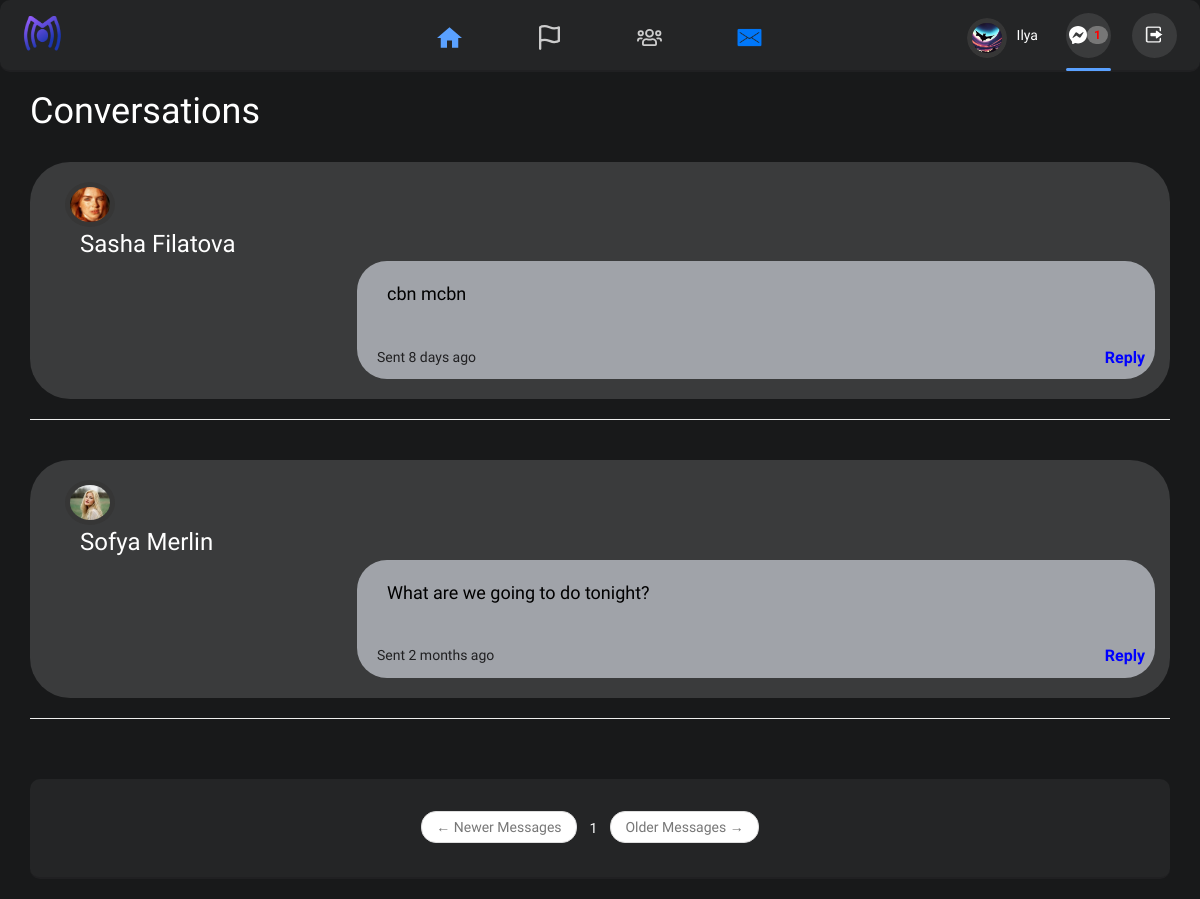
Screenshot of /messages (signed in) with the database file from the repository.
### flowmes/models.py (models this page shows, shortened)
class User(UserMixin, db.Model):
    id = db.Column(db.Integer, primary_key=True)
    f_name = db.Column(db.String(64), index=True, nullable=False)
    l_name = db.Column(db.String(64), index=True, nullable=False)
    username = db.Column(db.String(128), index=True, nullable=False)
    dob = db.Column(db.DateTime, nullable=True, index=True)
    gender = db.Column(db.String(6), index=True, nullable=True)
    email = db.Column(db.String(120), index=True, unique=True, nullable=False)
    password_hash = db.Column(db.String(128))
    cover_image = db.Column(db.String(20), default='default.jpeg')
    profile_image = db.Column(db.String(20), default='default.jpg')
    story_image = db.Column(db.String(20))
    about_me = db.Column(db.String(140), default='No Bio')
    last_seen = db.Column(db.DateTime, default=datetime.utcnow)
    school = db.Column(db.String(140), default="No data")
    hometown = db.Column(db.String(140), default="No data")
    location = db.Column(db.String(140), default="No data")
    relationship = db.Column(db.String(140), default="No data")
    posts = db.relationship('Post', backref='author', lazy='dynamic')
    stories = db.relationship('Story', backref='author', lazy='dynamic')
    comments = db.relationship('Comment', backref='author', lazy='dynamic')
    likes = db.relationship('Like', backref='author', lazy='dynamic')
    followed = db.relationship(
        'User', secondary=followers,
        primaryjoin=(followers.c.follower_id == id),
        secondaryjoin=(followers.c.followed_id == id),
        backref=db.backref('followers', lazy='dynamic'), lazy='dynamic')
    messages_sent = db.relationship('Message',
                                    foreign_keys='Message.sender_id',
                                    backref='author', lazy='dynamic')
    messages_received = db.relationship('Message',
                                        foreign_keys='Message.recipient_id',
                                        backref='recipient', lazy='dynamic')
    last_message_read_time = db.Column(db.DateTime)
    def new_messages(self):
        last_read_time = self.last_message_read_time or datetime(1900, 1, 1)
        return Message.query.filter_by(recipient=self).filter(
            Message.timestamp > last_read_time).count()

class Message(db.Model):
    id = db.Column(db.Integer, primary_key=True)
    sender_id = db.Column(db.Integer, db.ForeignKey('user.id'))
    recipient_id = db.Column(db.Integer, db.ForeignKey('user.id'))
    body = db.Column(db.String(140))
    image = db.Column(db.String(20))
    timestamp = db.Column(db.DateTime, index=True, default=datetime.utcnow)

### flowmes/routes.py (the view)
@app.route('/messages', methods=['GET', 'POST'])
@login_required
def messages():
    current_user.last_message_read_time = datetime.utcnow()
    db.session.commit()
    page = request.args.get('page', 1, type=int)
    messages = current_user.messages_received.order_by(
        Message.timestamp.desc()).paginate(
            page, app.config['POSTS_PER_PAGE'], False)
    next_url = url_for('messages', page=messages.next_num) \
        if messages.has_next else None
    prev_url = url_for('messages', page=messages.prev_num) \
        if messages.has_prev else None
    return render_template('messages.html', messages=messages,
                           next_url=next_url, prev_url=prev_url, title="Messages")

### flowmes/models.py (called while the page is built)
@login.user_loader
def load_user(id):
    return User.query.get(int(id))

### flowmes/routes.py (called while the page is built)
@app.before_request
def before_request():
    if current_user.is_authenticated:
        current_user.last_seen = datetime.utcnow()
        db.session.commit()

### flowmes/templates/messages.html (shortened to what this page needs)
{% extends "base.html" %}
{% import 'bootstrap/wtf.html' as wtf %}
{% set active_page = "chat" %}
{% block styles %}
{{super()}}
{% endblock %}
{% block app_content %}
<div class="container">
    <h1>Conversations</h1>
    <br>
    {% for post in messages.items %}
<div class="chat">
    <div class="container">
        <div class="profile">
            <a href="{{url_for('user', username=post.author.username)}}">
                <img src="{{url_for('static', filename='img/avatar/' + post.author.profile_image)}}" alt="">
                <span>{{ post.author.f_name }} {{ post.author.l_name }}</span></a>
        </div>
        <div class="desc">
            {% if current_user == post.author %}
            <p class="body"> {{ post.body }}</p>
            <a href="{{url_for('edit_post', id= post.id)}}"> <span class="label label-primary">Edit</span></a>
            {% else %}
            <p class="body"> {{ post.body }}</p>
            {% endif %}
        <span ><a href="{{url_for('send_message', recipient=post.author.username)}}" >Reply</a></span>
            <span class="time">Sent {{moment(post.timestamp).fromNow()}}</span>
        </div>
    </div>
</div>
<hr>
<br>
    {% endfor %}
    <nav aria-label="..." class='pager'>
        <ul class="pager">
            <li class="previous{% if not prev_url %} disabled{% endif %}">
                <a href="{{ prev_url or '#' }}">
                    <span aria-hidden="true">&larr;</span> Newer Messages
                </a>
            </li>
            {% for page_num in messages.iter_pages(left_edge=1, right_edge=1, left_current=1, right_current=2) %}
                {% if page_num %}
                {% if messages.page_num == page_num %}
                    <a class="btn btn-info mb-4 active" href="{{ url_for('index', page=page_num)}}">{{page_num}}</a>
                {% else %}
                <a class="btn btn-outline-info mb-4" href="{{ url_for('index', page=page_num)}}">{{page_num}}</a>
                {% endif %}
                {% else  %}
                    ...
                {% endif %}
            {% endfor %}
            <li class="next{% if not next_url %} disabled{% endif %}">
                <a href="{{ next_url or '#' }}">
                    Older Messages <span aria-hidden="true">&rarr;</span>
                </a>
            </li>
        </ul>
    </nav>
</div>
{% endblock %}

### flowmes/templates/base.html (shortened to what this page needs)
{% extends 'bootstrap/base.html' %}
{% block head %}
{{super()}}
{% endblock %}
{% block styles %}
{{super()}}
    <link rel="stylesheet" href="{{url_for('static', filename='css/owl.theme.default.css')}}">
    <link rel="stylesheet" href="{{url_for('static', filename='css/owl.carousel.min.css')}}">
    <link rel="stylesheet" href="{{url_for('static', filename='css/style.css')}}">
{% endblock %}
{% block navbar %}
    {% if current_user.is_authenticated %}
    <nav class="desktop-nav">
        <div class="left-side">
            <div class="logo">
                <a href="{{url_for('index')}}"><img src="{{url_for('static', filename='img/icons/flowmes.svg')}}" alt="" title='FlowMes'></a>
            </div>
        </div>
        <a href="{{url_for('index')}}">
        <div class="tabs">
            <div class="tab-icon {{'active' if active_page == 'index' }}">
                <div class="icon">
                    <img src="{{url_for('static', filename='img/icons/home.svg')}}" alt="" title="Home">
                </div>
            </div>
        </a>
            <a href="{{url_for('explore')}}">
            <div class="tab-icon {{'active' if active_page == 'explore' }}">
                <div class="icon">
                    <img src="{{url_for('static', filename='img/icons/flag.svg')}}" alt="" title="Explore" >
                </div>
            </div>
            </a>
            <a href="{{url_for('users')}}">
            <div class="tab-icon {{'active' if active_page == 'users' }}">
                <div class="icon">
                    <img src="{{url_for('static', filename='img/icons/users.svg')}}" alt="" title="Users">
                </div>
            </div>
            </a>
            <a href="{{url_for('messaging')}}">
            <div class="tab-icon {{'active' if active_page == 'messaging' }}">
                <div class="icon">
                    <img src="{{url_for('static', filename='img/icons/chat.png')}}" alt="" title="Messaging">
                </div>
            </div>
        </a>
        <div class="right-side">
            <a href="{{url_for('user', username=current_user.username)}}">
            <div class="user {{'active' if active_page == 'profile' }}">
                <div class="profile">
                    <img src="{{url_for('static', filename='img/avatar/' + current_user.profile_image)}}" alt="" title="Profile">
                </div>
                <h4>{{ current_user.f_name }}</h4>
            </div>
            </a>
            <a href="{{ url_for('messages') }}">
            <div class="user-icons">
                <div class="icon {{'active' if active_page == 'chat' }}">
                    <img src="{{url_for('static', filename='img/icons/messenger.svg')}}" alt="" title="Chat">
                    {% set new_messages = current_user.new_messages() %}
                            {% if new_messages %}
                            <span class="badge" style="color: red;">{{ new_messages }}</span>
                            {% endif %}
                </div>
            </div>
            </a>
           <a href="{{url_for('logout')}}"> <div class="user-icons">
                <div class="icon">
                    <img src="{{url_for('static', filename='img/icons/logout.png')}}" alt="" title="Logout">
                </div>
            </div></a>
        </div>
    </nav>
    {% endif %}
{% endblock %}
{% block content %}
    {% block app_content %}{% endblock %}
{% endblock %}

### flowmes/static/css/style.css (style rules this page uses)
:root { --primary: #18191a; --accent: #242526; --lighter: #3a3b3c; --font: #e4e6eb; --placeholder: #a0a3a9; --notification: #ff4d4d; --green: rgb(19, 209, 19); --border: #5AA1FF; --border-bottom: #202022; --white: #fff; }
body, html { font-family: "Mulish", sans-serif; overflow-x: hidden; background-color: var(--primary); }
* { margin: 0; padding: 0; -webkit-box-sizing: border-box; box-sizing: border-box; }
a { text-decoration: none !important; }
::placeholder { color: var(--placeholder); }
.user, .item-row { display: flex; justify-content: flex-start; align-content: center; margin-top: 6px; position: relative; flex-shrink: 0; }
.user .profile, .item-row .icon { height: 40px; width: 40px; border-radius: 50%; overflow: hidden; }
.profile img { width: 45px; height: 45px; border-radius: 50%; border:5px solid #363636; display: block; object-fit: cover; align-items: center; overflow: hidden; justify-content: center; }
.user .profile img { height: 100%; width: 100%; object-fit: cover; }
.user h4, .item-row h4 { color: var(--white); font-weight: 400; font-size: 14px; margin: 10px; text-transform: capitalize; }
.desktop-nav { display: none; }
@media only screen and (min-width: 760px) { .desktop-nav { display: flex; } }
@media only screen and (min-width: 760px) { nav { display: flex; justify-content: space-between; align-items: center; padding: 12px 20px; position: relative; background-color: var(--accent); border-bottom: 2px solid var(--border-bottom); height: auto; border-radius: 10px; } }
@media only screen and (min-width: 760px) { nav .left-side { display: flex; justify-content: flex-start; align-items: center; } }
@media only screen and (min-width: 760px) { nav .left-side .logo { height: 45px; width: 45px; border-radius: 50%; } }
@media only screen and (min-width: 760px) { nav .left-side .logo img { height: 100%; width: 100%; object-fit: cover; } }
@media only screen and (min-width: 760px) { nav .tabs { display: flex; align-items: center; justify-content: flex-start; } }
@media only screen and (min-width: 760px) { nav .tabs .tab-icon { height: 100%; margin: 0; margin-top: 5px; width: 100px; text-align: center; position: relative; } }
@media only screen and (min-width: 760px) { nav .tabs .tab-icon .icon { margin-bottom: 10px; height: 25px; width: 25px; margin: auto; cursor: pointer; position: relative; } }
@media only screen and (min-width: 760px) { nav .tabs .tab-icon .icon img { height: 100%; width: 100%; object-fit: contain; } }
@media only screen and (min-width: 760px) { nav .right-side .active::after { content: ''; position: absolute; bottom: -13px; border-radius: 25px; left: 0; width: 100%; border-bottom: 3px solid var(--border); } }
@media only screen and (min-width: 760px) { nav .right-side { display: flex; justify-content: center; align-items: center; height: 100%; } }
@media only screen and (min-width: 760px) { nav .right-side .user-icons { display: flex; justify-content: center; align-items: center; margin-left: 15px; } }
@media only screen and (min-width: 760px) { nav .right-side .user-icons .icon { margin: 0 3px; height: 45px; width: 45px; border-radius: 50%; position: relative; display: flex; justify-content: center; align-items: center; background-color: var(--lighter); cursor: pointer; } }
@media only screen and (min-width: 760px) { nav .right-side .user-icons .icon img { height: 40%; width: 40%; } }
.desc { padding-left: 10px; }

### flowmes/templates/messages.html (style rules this page uses)
body { color: var(--white) }
body a { color: var(--white) }
.chat { background-color:var(--lighter); border-radius: 40px; padding: 20px; }
.profile img { width: 50px; border-radius: 50%; }
.desc { background-color: var(--placeholder); border-radius: 30px; width: 70%; height: auto; float: right; margin-right: 50px; }
.time { float: left; color: var(--border-bottom); padding: 10px; }
.body { color: black; padding: 20px; font-size: 18px; }
span a { color: blue; float: right; padding: 10px; font-size: 16px; font-weight: bolder; }
.profile a span { padding: 15px; font-size: 24px; text-transform: capitalize; }

### rows the page displays
User: profile_image (picture), f_name "Ilya"
Message: profile_image (picture), author.f_name "Sasha", author.l_name "Filatova", body "cbn mcbn", timestamp "8 days ago"
Message: profile_image (picture), author.f_name "Sofya", author.l_name "Merlin", body "What are we going to do tonight?", timestamp "2 months ago"

### other values shown
{{ new_messages }} "1"
{{ page_num }} "1"
